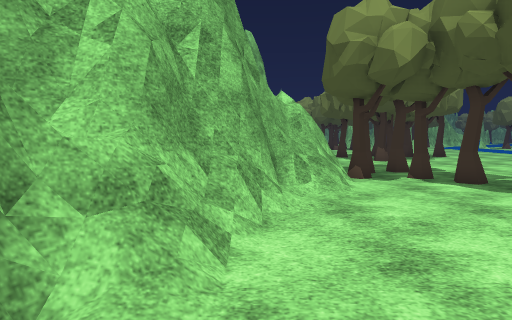
[1] (above)

18 first-person views from a walk through a Unity game level. The camera is 1.3 m above the floor, tilts 4° down and sees 75° across. The floor is counted in squares, 1 m on a side. Each view is taken from the middle of a square. On the plan, view 1 faces up. The plan holds only what a view shows up to about 14 squares ahead; the rest is blank. The place goes on beyond the plan. The player is left out. Some animated figures are not drawn. Some surface patterns are stand-ins.

[2]
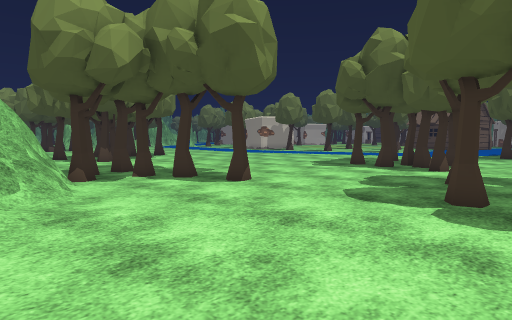

[3]
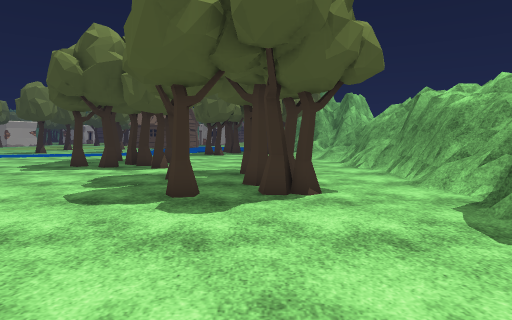

[4]
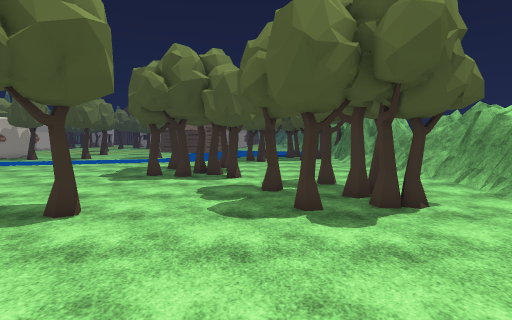

[5]
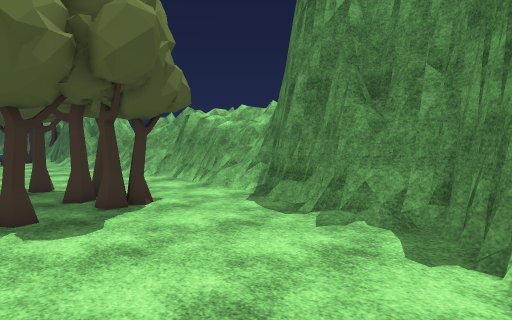

[6]
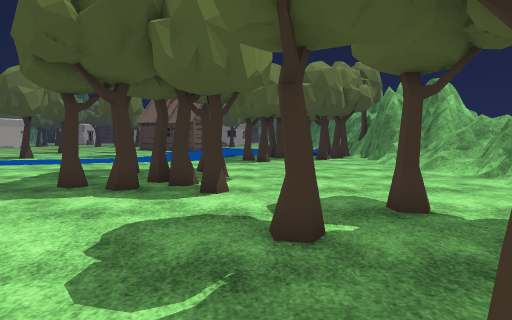

[7]
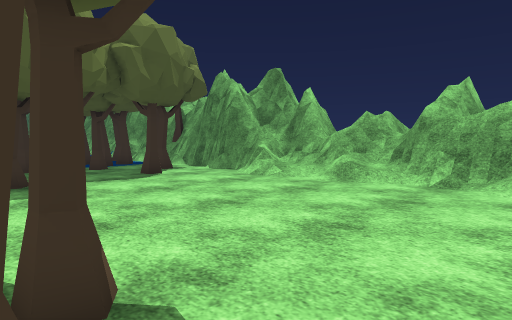

[8]
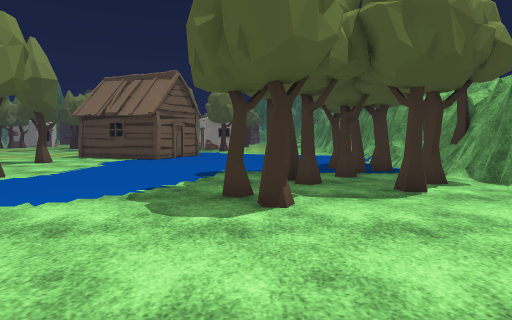

[9]
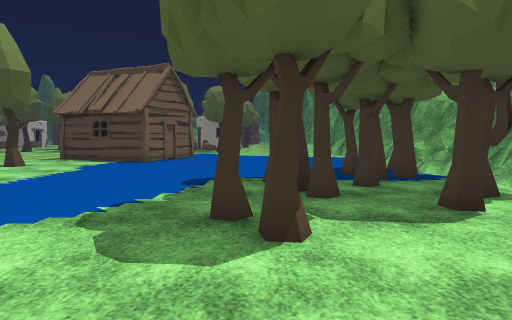

[10]
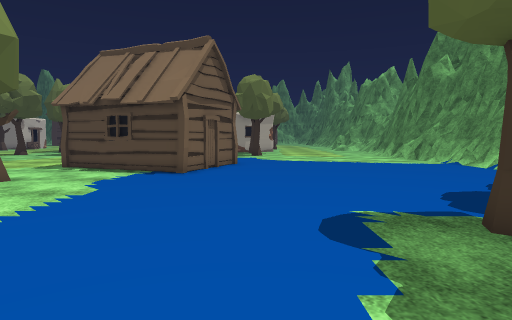

[11]
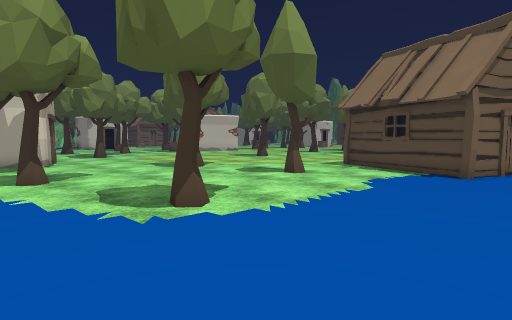

[12]
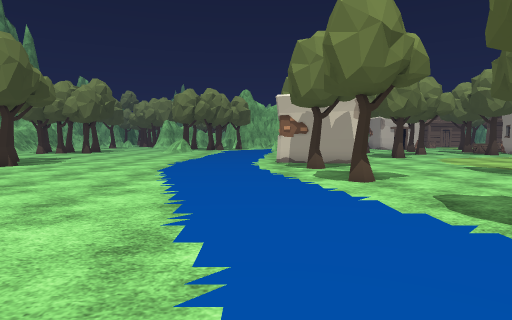

[13]
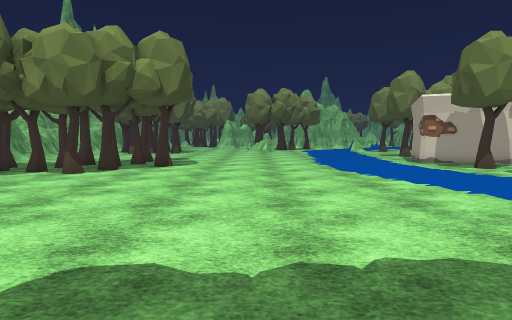

[14]
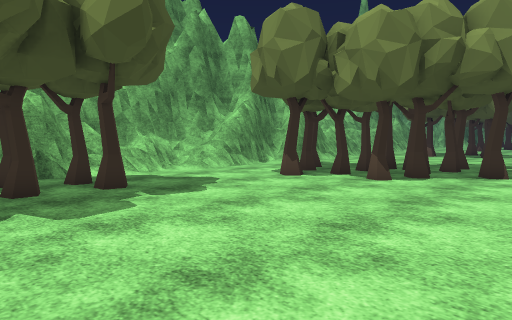

[15]
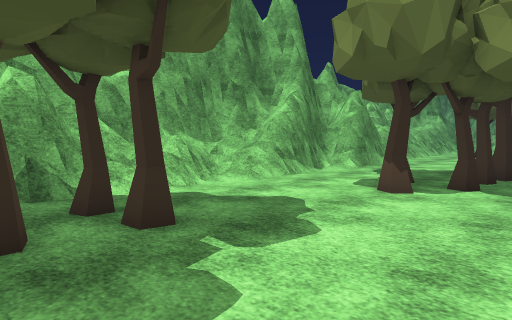

[16]
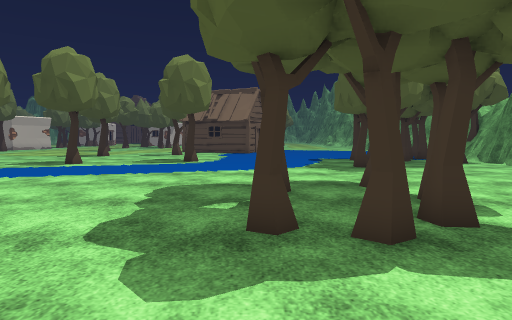

[17]
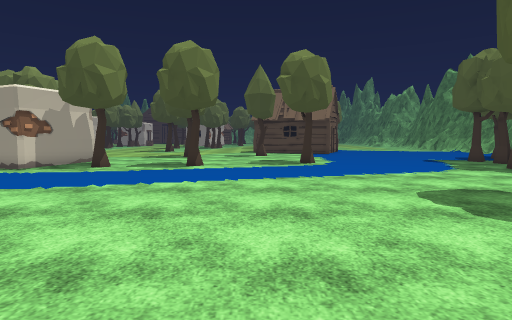

[18]
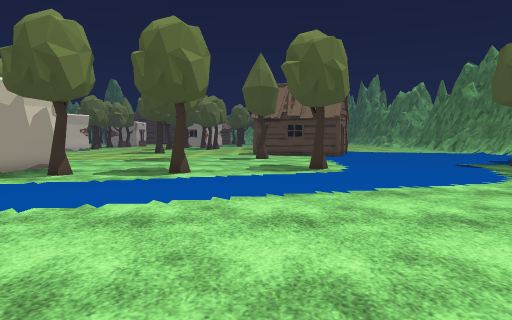

### Floor plan
Key: @ floor where view 1 was taken; # wall or solid block; . floor; / step, stairs or slope; = window, fence, low wall or low ledge; T tree; H hut; O other object.
Columns run from 2 left of view 1 to 38 right of it. Each row starts with its distance up from view 1.
 22     #.. ..TOT.T        ......O#
 21     #..TT.T.T..............TT.......
 20   ###...T.T.T.......................
 19   #=##....TTT......................
 18   #==#...T........................TT
 17   #=/.......................T.......
 16   #=#................................  ..
 15   #==................................ ...
 14   ##=...............................T...H
 13   ##=..T............................T...H
 12    ##.TT......................T........HH
 11    ##T.T.....................TT........H
 10    ##T.TT.............................HH
  9   ###...T.............................H
  8   #=O....T.......T..T..................HH
  7   ##.....T..........T....................
  6  ##/............TTT......................
  5 ##=..............T...T...................
  4 ##/.............T..T......T..............
  3 #/..........T............TTT...T.........
  2 #/.......TT.TT..............TTTT.........
  1    .........................T............
  0   @.......TT..T...............T..T.......
 -1   ........T.T..............T...T.  ......
 -2   ..........................TT..T.T  ....
 -3   #.....................//....T..=T   ...
 -4   ######.........../////############    #
 -5       ###############/#=##    ##
 -6                    ######

Positions as (right, up) in squares from view 1, and headings:
1: (0, 0), facing up
2: (0, 0), facing up-right
3: (0, 0), facing right
4: (-1, 3), facing right
5: (-1, 3), facing down-right
6: (6, 3), facing right
7: (14, 5), facing down-right
8: (17, 3), facing right
9: (19, 3), facing right
10: (24, 6), facing right
11: (24, 6), facing up-right
12: (23, 7), facing up
13: (16, 7), facing up
14: (14, 9), facing up-left
15: (10, 10), facing up-left
16: (10, 8), facing right
17: (11, 14), facing right
18: (14, 14), facing right
